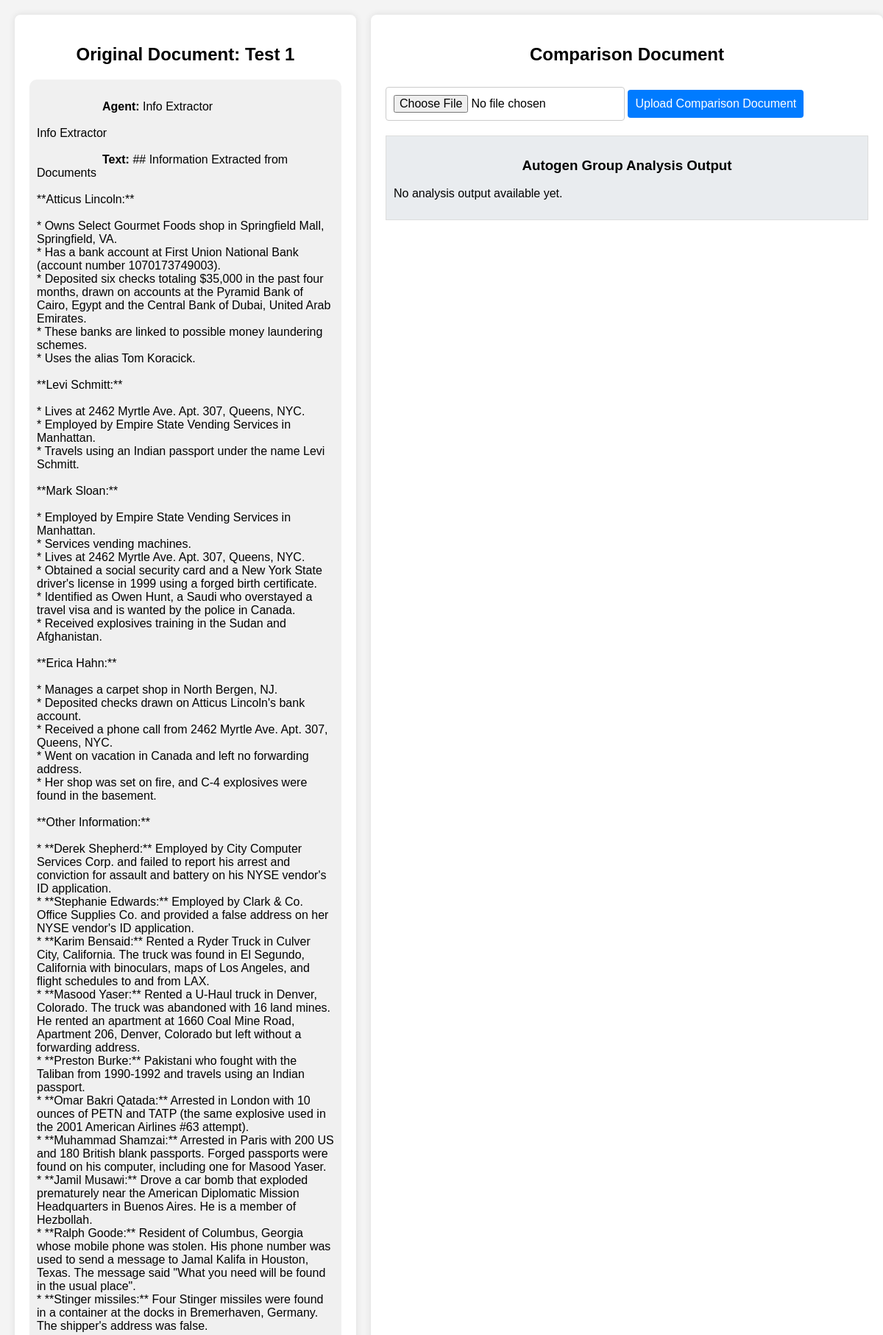
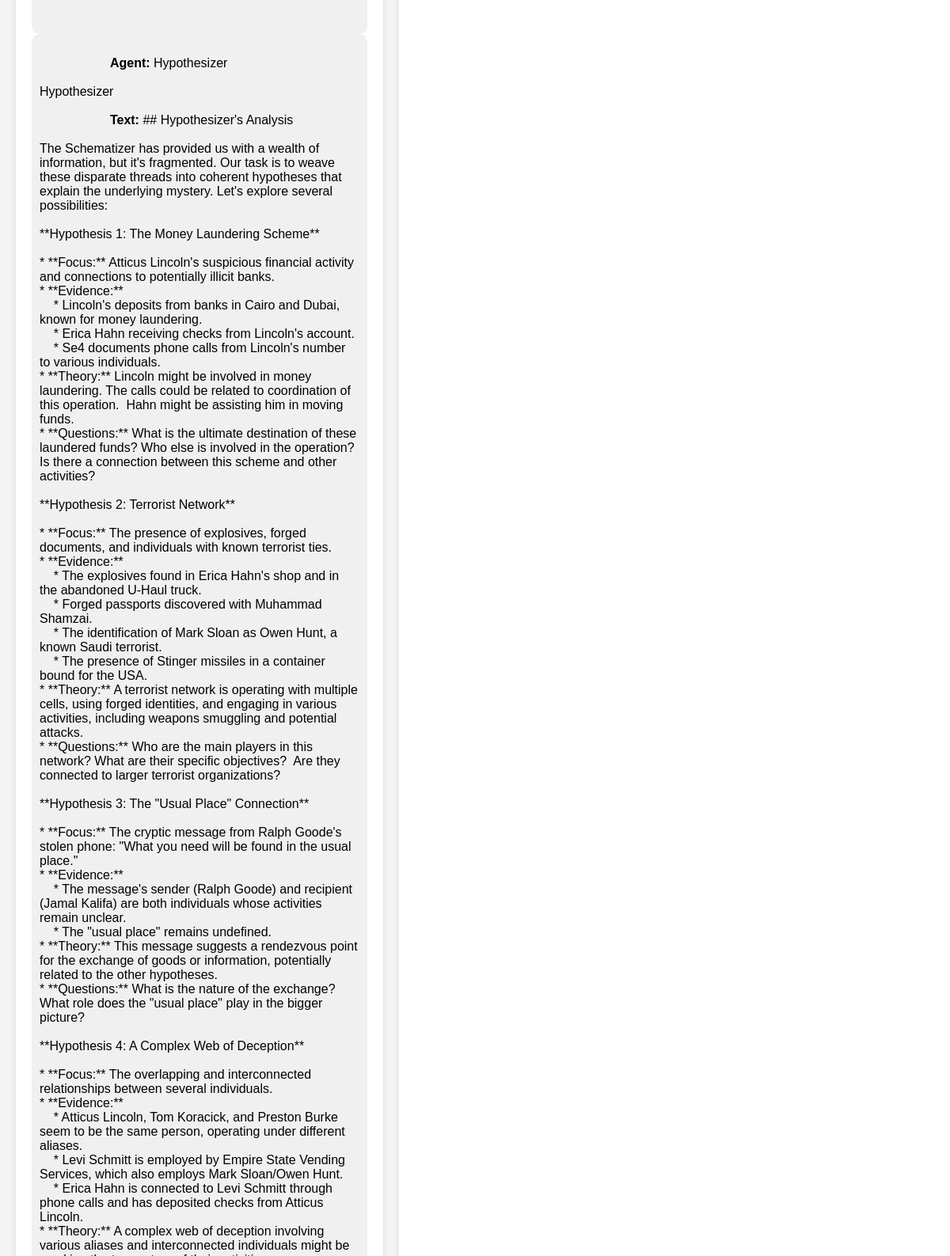
The app's page /documents/analysis/12/ (upper part) with its own data (2 pictures, top to bottom).
### myapp/models.py (models this page shows, shortened)
class Document(models.Model):
    name = models.CharField(max_length=255)  # Document name provided by user
    date_uploaded = models.DateTimeField(auto_now_add=True)  # Auto-set the date when uploaded

class Dialogue(models.Model):
    document = models.ForeignKey(Document, on_delete=models.CASCADE, related_name='dialogues')  # Foreign key to Document
    agent = models.CharField(max_length=100)
    text = models.TextField()
    named_entities = models.TextField(blank=True, null=True)
    serial_number = models.IntegerField()

### myapp/views.py (the view)
# urls.py: path('documents/analysis/<int:document_id>/', views.document_analysis, name='document_analysis')
def document_analysis(request, document_id):
    document = get_object_or_404(Document, id=document_id)
    dialogues = document.dialogues.order_by('serial_number')
    search_term = request.GET.get('search', '').strip().lower()
    highlighted_dialogues = []
    if search_term:
        for dialogue in dialogues:
            highlighted_text = dialogue.text
            if search_term in dialogue.text.lower():
                highlighted_text = dialogue.text.replace(search_term, f'<span class="highlight">{search_term}</span>', flags=re.IGNORECASE)
            highlighted_dialogues.append({
                'agent': dialogue.agent,
                'text': highlighted_text,
                'named_entities': dialogue.named_entities
            })
    else:
        highlighted_dialogues = [{'agent': d.agent, 'text': d.text, 'named_entities': d.named_entities} for d in dialogues]
    return render(request, 'document_analysis.html', {'document': document, 'dialogues': highlighted_dialogues, 'search_term': search_term})

### myapp/templates/document_analysis.html (shortened to what this page needs)
<!DOCTYPE html>
<html lang="en">
<head>
</head>
<body>
    <div class="container">
        <div class="left-side">
            <h2>Original Document: {{ document.name }}</h2>
            <div id="dialogue-list">
                {% for dialogue in dialogues %}
                <div class="speech-bubble">
                    <strong>Agent:</strong> {{ dialogue.agent }}<br>
                    <strong>Text:</strong> <span class="dialogue-text">{{ dialogue.text }}</span><br>
                </div>
                {% endfor %}
            </div>
        </div>
        <div class="right-side">
            <h2>Comparison Document</h2>
            <div class="upload-box">
                <form id="comparison-form" method="post" enctype="multipart/form-data">
                    <input type="file" name="comparison_document" accept=".txt,.pdf,.doc,.docx" required>
                    <button type="submit">Upload Comparison Document</button>
                </form>
            </div>
            <div class="output-box">
                <h3>Autogen Group Analysis Output</h3>
                <div id="autogen-output">
                    {% if autogen_output %}
                    <p>{{ autogen_output }}</p>
                    {% else %}
                    <p>No analysis output available yet.</p>
                    {% endif %}
                </div>
            </div>
        </div>
    </div>
</body>
</html>

### myapp/templates/document_analysis.html (style rules this page uses)
body { font-family: Arial, sans-serif; margin: 0; padding: 20px; background-color: #f4f4f4; }
.container { display: grid; grid-template-columns: 40% 60%; gap: 20px; }
.left-side, .right-side { background-color: #fff; padding: 20px; border-radius: 8px; box-shadow: 0 0 10px rgba(0, 0, 0, 0.1); }
.speech-bubble { padding: 10px; border-radius: 10px; background-color: #f0f0f0; display: block; word-wrap: break-word; white-space: pre-wrap; }
.search-box, .upload-box { margin-top: 20px; }
input[type="text"], input[type="file"], button { padding: 10px; margin-top: 10px; font-size: 16px; border: 1px solid #ccc; border-radius: 4px; }
button { background-color: #007bff; color: white; border: none; cursor: pointer; }
.output-box { margin-top: 20px; padding: 10px; border: 1px solid #ddd; background-color: #e9ecef; }
h2, h3 { text-align: center; }

### records on screen
Document: name "Test 1"
Dialogue: agent "Info Extractor Info Extractor", text "## Information Extracted from Documents **Atticus Lincoln:** * Owns Select Gourmet Foods shop in Springfield Mall, Springfield, VA. * Has a bank account at First Union National Bank (account number 1070173749003). * Deposited six checks totaling $35,000 in the past four months, drawn on accounts at the Pyramid Bank of Cairo, Egypt and the Central Bank of Dubai, United Arab Emirates. * These banks are linked to possible money laundering schemes. * Uses the alias Tom Koracick. **Levi Schmitt:** * Lives at 2462 Myrtle Ave. Apt. 307, Queens, NYC. * Employed by Empire State Vending Services in Manhattan. * Travels using an Indian passport under the name Levi Schmitt. **Mark Sloan:** * Employed…"
Dialogue: agent "Hypothesizer Hypothesizer"
